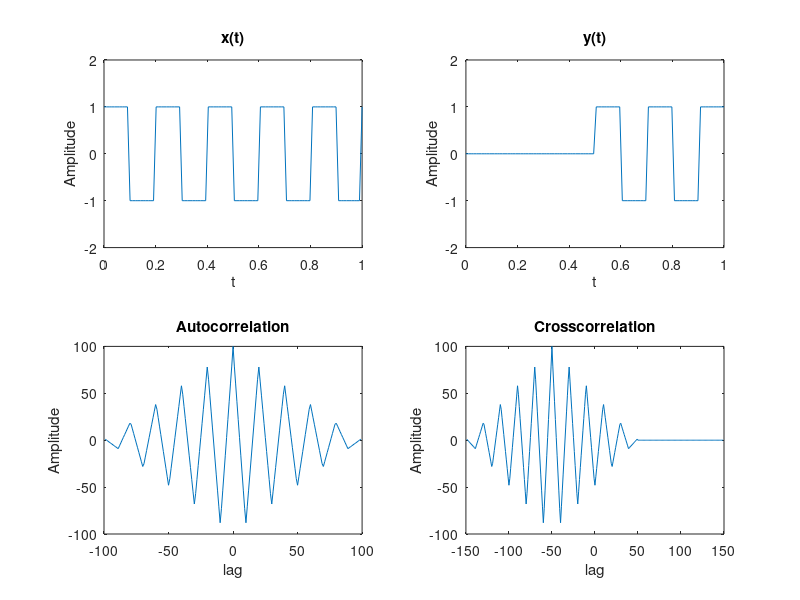

Source code (MATLAB):
%Autocorrelation of the signal
clc
clear all
close all
%Generation of the signal
t=linspace(0,1,100);
x=square(2*pi*5*t);
y=[zeros(1,50),x];%y is a delayed version of x
[a,b]=xcorr(x,x);
[a1,b1]=xcorr(x,y);
subplot(2,2,1),plot(t,x),axis([0 1 -2 2])
xlabel('t'),ylabel('Amplitude'),title('x(t)')
subplot(2,2,2),plot(t,y(1:length(t))),axis([0 1 -2 2])
xlabel('t'),ylabel('Amplitude'),title('y(t)')
subplot(2,2,3),plot(b,a),
xlabel('lag'),ylabel('Amplitude'),title('Autocorrelation')
subplot(2,2,4),plot(b1,a1),
xlabel('lag'),ylabel('Amplitude'),title('Crosscorrelation')